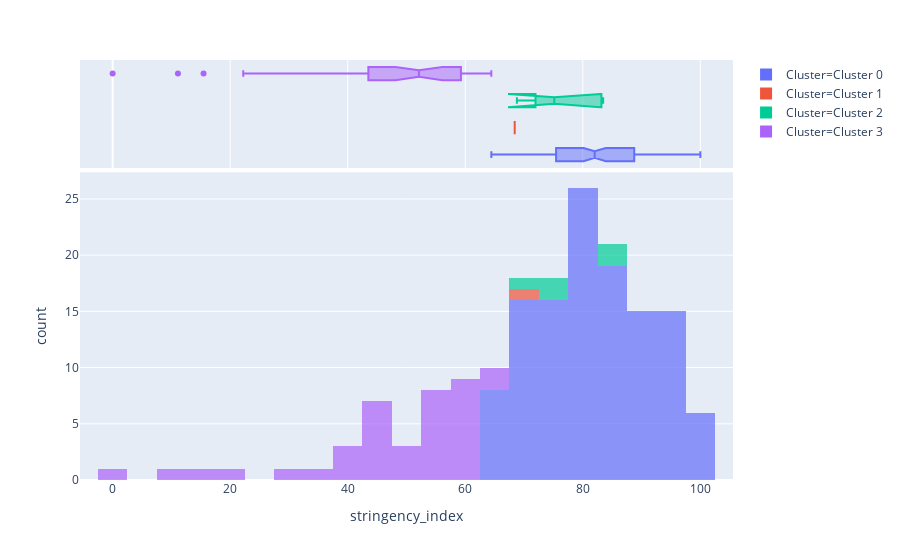

Source (notebook cell):
### Code cell
# cluster 0 countries have high stringency_index
plot_model(kmeans, plot = 'distribution', feature = 'stringency_index')

### Figure 1 — Plotly figure (JSON) as saved in the notebook; plotly's stock layout.template omitted (floating-point values rounded to 4 significant figures; data arrays with more than 128 entries replaced by an {"elided": "..."} marker saying what was removed)
{"data": [{"alignmentgroup": "True", "bingroup": "x", "hoverlabel": {"namelength": 0}, "hovertemplate": "Cluster=Cluster 0<br>stringency_index=%{x}<br>count=%{y}", "legendgroup": "Cluster=Cluster 0", "marker": {"color": "#636efa", "opacity": 0.7}, "name": "Cluster=Cluster 0", "offsetgroup": "Cluster=Cluster 0", "orientation": "v", "showlegend": true, "type": "histogram", "x": [81.61, 86.77, 67.19, 86.24, 66.14, 76.33, 71.71, 97.35, 82.27, 90.74, 77.12, 75.52, 74.99, 78.3, 77.64, 72.48, 84.39, 82.41, 78.96, 84.26, 86.38, 80.56, 93.38, 87.96, 97.35, 80.42, 71.16, 85.19, 86.24, 69.18, 88.75, 91.4, 92.06, 94.71, 69.97, 100, 80.43, 65.87, 71.42, 86.38, 82.14, 97.35, 96.03, 76.71, 88.09, 81.61, 82.02, 85.19, 74.2, 84.78, 67.99, 79.24, 85.45, 80.95, 85.85, 76.19, 69.71, 67.85, 66.53, 98.02, 76.07, 94.18, 84.12, 78.31, 96.83, 82.27, 93.38, 79.37, 100, 89.94, 90.74, 78.83, 64.44, 82.42, 72.87, 100, 78.85, 74.2, 82.93, 67.85, 80.04, 87.83, 70.91, 94.18, 85.18, 100, 97.35, 80.95, 74.34, 84.78, 66.53, 94.18, 86.24, 65.74, 71.44, 88.75, 71.55, 67.74, 70.25, 78.05, 88.36, 77.78, 87.84, 76.98, 90.74, 91.54, 94.58, 97.35, 95.24, 65.73, 76.71, 75.26, 76.59, 98.02, 91.93, 81.22, 84.92, 87.04, 76.19, 80.15, 71.42], "xaxis": "x", "yaxis": "y"}, {"alignmentgroup": "True", "customdata": {"elided": "121x5 mixed values"}, "hoverlabel": {"namelength": 0}, "hovertemplate": "Cluster=%{customdata[4]}<br>stringency_index=%{customdata[1]}<br>country_name=%{customdata[0]}<br>confirmed_cases=%{customdata[2]}<br>deaths=%{customdata[3]}", "legendgroup": "Cluster=Cluster 0", "marker": {"color": "#636efa"}, "name": "Cluster=Cluster 0", "notched": true, "offsetgroup": "Cluster=Cluster 0", "showlegend": false, "type": "box", "x": [81.61, 86.77, 67.19, 86.24, 66.14, 76.33, 71.71, 97.35, 82.27, 90.74, 77.12, 75.52, 74.99, 78.3, 77.64, 72.48, 84.39, 82.41, 78.96, 84.26, 86.38, 80.56, 93.38, 87.96, 97.35, 80.42, 71.16, 85.19, 86.24, 69.18, 88.75, 91.4, 92.06, 94.71, 69.97, 100, 80.43, 65.87, 71.42, 86.38, 82.14, 97.35, 96.03, 76.71, 88.09, 81.61, 82.02, 85.19, 74.2, 84.78, 67.99, 79.24, 85.45, 80.95, 85.85, 76.19, 69.71, 67.85, 66.53, 98.02, 76.07, 94.18, 84.12, 78.31, 96.83, 82.27, 93.38, 79.37, 100, 89.94, 90.74, 78.83, 64.44, 82.42, 72.87, 100, 78.85, 74.2, 82.93, 67.85, 80.04, 87.83, 70.91, 94.18, 85.18, 100, 97.35, 80.95, 74.34, 84.78, 66.53, 94.18, 86.24, 65.74, 71.44, 88.75, 71.55, 67.74, 70.25, 78.05, 88.36, 77.78, 87.84, 76.98, 90.74, 91.54, 94.58, 97.35, 95.24, 65.73, 76.71, 75.26, 76.59, 98.02, 91.93, 81.22, 84.92, 87.04, 76.19, 80.15, 71.42], "xaxis": "x2", "yaxis": "y2"}, {"alignmentgroup": "True", "bingroup": "x", "hoverlabel": {"namelength": 0}, "hovertemplate": "Cluster=Cluster 1<br>stringency_index=%{x}<br>count=%{y}", "legendgroup": "Cluster=Cluster 1", "marker": {"color": "#EF553B", "opacity": 0.7}, "name": "Cluster=Cluster 1", "offsetgroup": "Cluster=Cluster 1", "orientation": "v", "showlegend": true, "type": "histogram", "x": [68.41], "xaxis": "x", "yaxis": "y"}, {"alignmentgroup": "True", "customdata": [["United States", 68.41, 1528568, 91921, "Cluster 1"]], "hoverlabel": {"namelength": 0}, "hovertemplate": "Cluster=%{customdata[4]}<br>stringency_index=%{customdata[1]}<br>country_name=%{customdata[0]}<br>confirmed_cases=%{customdata[2]}<br>deaths=%{customdata[3]}", "legendgroup": "Cluster=Cluster 1", "marker": {"color": "#EF553B"}, "name": "Cluster=Cluster 1", "notched": true, "offsetgroup": "Cluster=Cluster 1", "showlegend": false, "type": "box", "x": [68.41], "xaxis": "x2", "yaxis": "y2"}, {"alignmentgroup": "True", "bingroup": "x", "hoverlabel": {"namelength": 0}, "hovertemplate": "Cluster=Cluster 2<br>stringency_index=%{x}<br>count=%{y}", "legendgroup": "Cluster=Cluster 2", "marker": {"color": "#00cc96", "opacity": 0.7}, "name": "Cluster=Cluster 2", "offsetgroup": "Cluster=Cluster 2", "orientation": "v", "showlegend": true, "type": "histogram", "x": [68.78, 75.15, 73.01, 83.46, 83.07], "xaxis": "x", "yaxis": "y"}, {"alignmentgroup": "True", "customdata": [["Italy", 68.78, 226699, 32169, "Cluster 2"], ["Brazil", 75.15, 271628, 17971, "Cluster 2"], ["United Kingdom", 73.01, 248818, 35341, "Cluster 2"], ["France", 83.46, 143427, 28022, "Cluster 2"], ["Spain", 83.07, 232555, 27888, "Cluster 2"]], "hoverlabel": {"namelength": 0}, "hovertemplate": "Cluster=%{customdata[4]}<br>stringency_index=%{customdata[1]}<br>country_name=%{customdata[0]}<br>confirmed_cases=%{customdata[2]}<br>deaths=%{customdata[3]}", "legendgroup": "Cluster=Cluster 2", "marker": {"color": "#00cc96"}, "name": "Cluster=Cluster 2", "notched": true, "offsetgroup": "Cluster=Cluster 2", "showlegend": false, "type": "box", "x": [68.78, 75.15, 73.01, 83.46, 83.07], "xaxis": "x2", "yaxis": "y2"}, {"alignmentgroup": "True", "bingroup": "x", "hoverlabel": {"namelength": 0}, "hovertemplate": "Cluster=Cluster 3<br>stringency_index=%{x}<br>count=%{y}", "legendgroup": "Cluster=Cluster 3", "marker": {"color": "#ab63fa", "opacity": 0.7}, "name": "Cluster=Cluster 3", "offsetgroup": "Cluster=Cluster 3", "orientation": "v", "showlegend": true, "type": "histogram", "x": [58.07, 56.22, 62.04, 39.02, 15.47, 22.22, 61.25, 59.65, 59.39, 41.54, 56.87, 62.7, 47.35, 43.66, 50.4, 11.11, 33.33, 61.24, 54.23, 59.26, 45.37, 53.83, 56.61, 29.36, 38.49, 47.48, 0, 43.79, 56.34, 56.74, 43.51, 47.23, 50.41, 56.34, 59.53, 61.37, 64.43, 48.15], "xaxis": "x", "yaxis": "y"}, {"alignmentgroup": "True", "customdata": {"elided": "38x5 mixed values"}, "hoverlabel": {"namelength": 0}, "hovertemplate": "Cluster=%{customdata[4]}<br>stringency_index=%{customdata[1]}<br>country_name=%{customdata[0]}<br>confirmed_cases=%{customdata[2]}<br>deaths=%{customdata[3]}", "legendgroup": "Cluster=Cluster 3", "marker": {"color": "#ab63fa"}, "name": "Cluster=Cluster 3", "notched": true, "offsetgroup": "Cluster=Cluster 3", "showlegend": false, "type": "box", "x": [58.07, 56.22, 62.04, 39.02, 15.47, 22.22, 61.25, 59.65, 59.39, 41.54, 56.87, 62.7, 47.35, 43.66, 50.4, 11.11, 33.33, 61.24, 54.23, 59.26, 45.37, 53.83, 56.61, 29.36, 38.49, 47.48, 0, 43.79, 56.34, 56.74, 43.51, 47.23, 50.41, 56.34, 59.53, 61.37, 64.43, 48.15], "xaxis": "x2", "yaxis": "y2"}], "layout": {"barmode": "relative", "legend": {"tracegroupgap": 0}, "margin": {"t": 60}, "xaxis": {"anchor": "y", "domain": [0, 1], "title": {"text": "stringency_index"}}, "xaxis2": {"anchor": "y2", "domain": [0, 1], "matches": "x", "showgrid": true, "showticklabels": false}, "yaxis": {"anchor": "x", "domain": [0, 0.7326], "title": {"text": "count"}}, "yaxis2": {"anchor": "x2", "domain": [0.7426, 1], "matches": "y2", "showgrid": false, "showline": false, "showticklabels": false, "ticks": ""}}}
